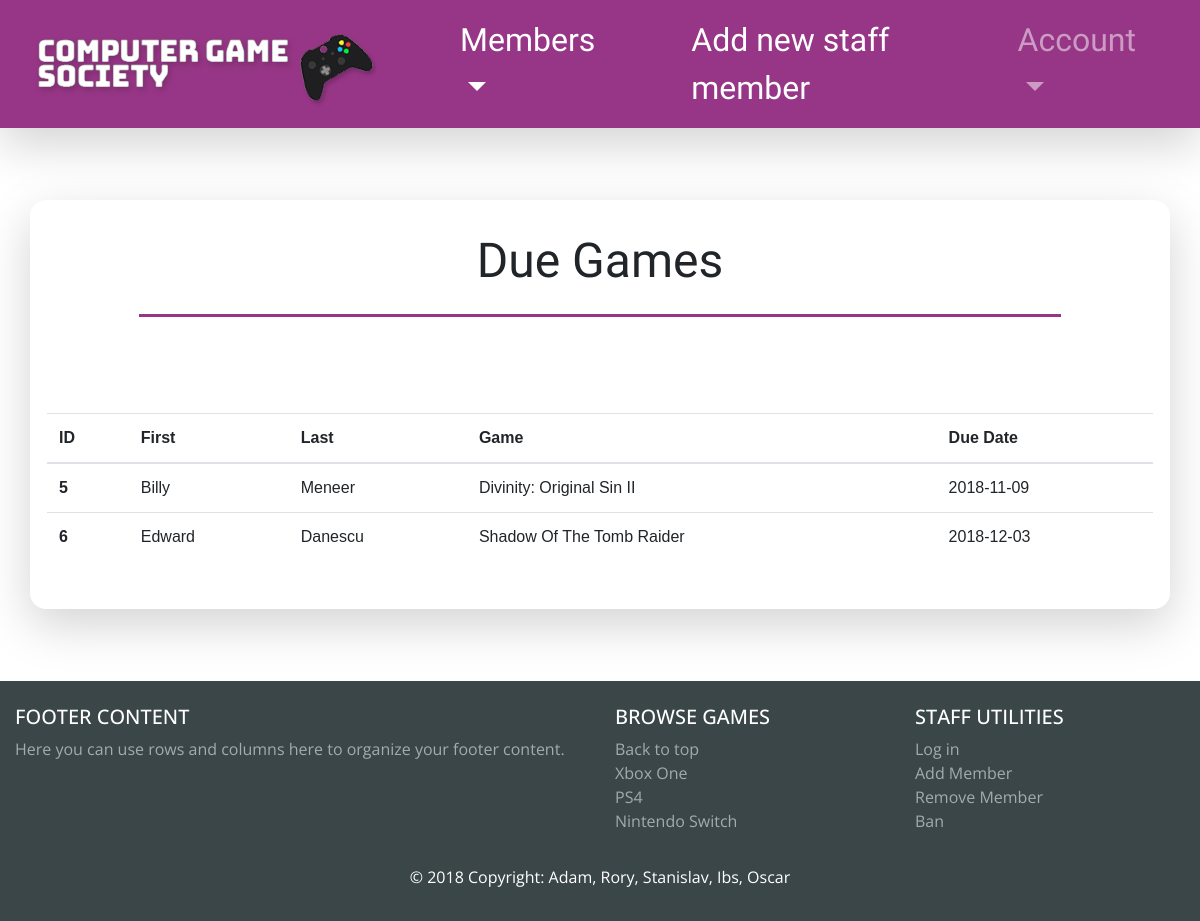
/game_rental/public/staff/staff-due-games.php (signed in), run on the app's committed database.
### tables this page shows
CREATE TABLE rentals (
    id INT NOT NULL PRIMARY KEY AUTO_INCREMENT,
    member_id INT NOT NULL,
    game_id INT NOT NULL,
    due_date DATE,
    has_extension BOOLEAN DEFAULT FALSE
);

CREATE TABLE members (
    id INT NOT NULL PRIMARY KEY AUTO_INCREMENT,
    fname VARCHAR(255) NOT NULL,
    lname VARCHAR(255) NOT NULL,
    email VARCHAR(255) NOT NULL,
    address VARCHAR(255) NOT NULL,
    member_since DATETIME DEFAULT CURRENT_TIMESTAMP,
    is_banned BOOLEAN DEFAULT FALSE
);

CREATE TABLE games (
    id INT NOT NULL PRIMARY KEY AUTO_INCREMENT,
    title VARCHAR(255) NOT NULL,
    release_date DATE,
    score INT,
    platform VARCHAR(255) NOT NULL,
    stock INT NOT NULL,
    image VARCHAR(255),
    description VARCHAR(10000),
    
    CHECK (platform IN ('PS4', 'Xbox One', 'PC', 'PS Vita', 'Switch', 'Xbox 360', 'PS3'))
);

### game_rental/public/staff/staff-due-games.php (the view, shortened to what this page needs)
<?php require_once('../../private/initialize.php'); ?>
<?php include(SHARED_PATH . '/staff-header.php'); ?>
<br/>
<br/>
<br/>
    <div class="container shadow-lg" style="background-color: white; padding: 2em; margin: auto; font-family: 'bungee', cursive; border-radius: 1em; height: 100%;">
        <div class="row">
            <h2 class"col-md-12" style="font-size: 3em; margin: auto;">Due Games</h2>
        </div>
        <div class="row">
            <br/>
        </div>
        <div class="row">
            <div class="col-md-1"></div>
            <div class="col-md-10" style="background-color: #973686; height: 3px;"></div>
            <div class="col-md-1"></div>
        </div>
        <div class="row">
            <br/>
            <br/>
        </div>
        <div class="row">
            <br/>
            <br/>
        </div>
        <div class="row">
            <table class="table" style="font-family: arial;">
                <thead>
                    <tr>
                        <th scope="col">ID</th>
                        <th scope="col">First</th>
                        <th scope="col">Last</th>
                        <th scope="col">Game</th>
                        <th scope="col">Due Date</th>
                    </tr>
                </thead>
                <tbody>
                    <?php
                        $sql = "SELECT rentals.id AS rental_id, rentals.due_date, members.fname, members.lname, members.id AS member_id, games.title FROM members JOIN rentals ON members.id=rentals.member_id JOIN games ON rentals.game_id=games.id AND rentals.due_date<CURRENT_TIMESTAMP";
                        $result = mysqli_query($db, $sql);
                        while($row = mysqli_fetch_assoc($result)) {
                        ?>
                        <tr>
                            <th scope="row"><?php echo $row['rental_id'] ?></th>
                            <td><?php echo $row['fname'] ?></td>
                            <td><?php echo $row['lname'] ?></td>
                            <td><?php echo $row['title'] ?></td>
                            <td><?php echo $row['due_date'] ?></td>
                        </tr>
                        <?php
                        }
                        ?>
                </tbody>
            </table>
        </div>
    </div>
<br/>
<br/>
<br/>
<?php include(SHARED_PATH . '/footer.php'); ?>

### game_rental/public/stylesheets/stylesheet.css (style rules this page uses)
body { font-family: 'Bungee', 'Open Sans', sans-serif; }
.container { position: relative; }

### data on the page
rentals: id "5", member.fname "Billy", member.lname "Meneer", game.title "Divinity: Original Sin II", due_date "2018-11-09"
rentals: id "6", member.fname "Edward", member.lname "Danescu", game.title "Shadow Of The Tomb Raider", due_date "2018-12-03"
